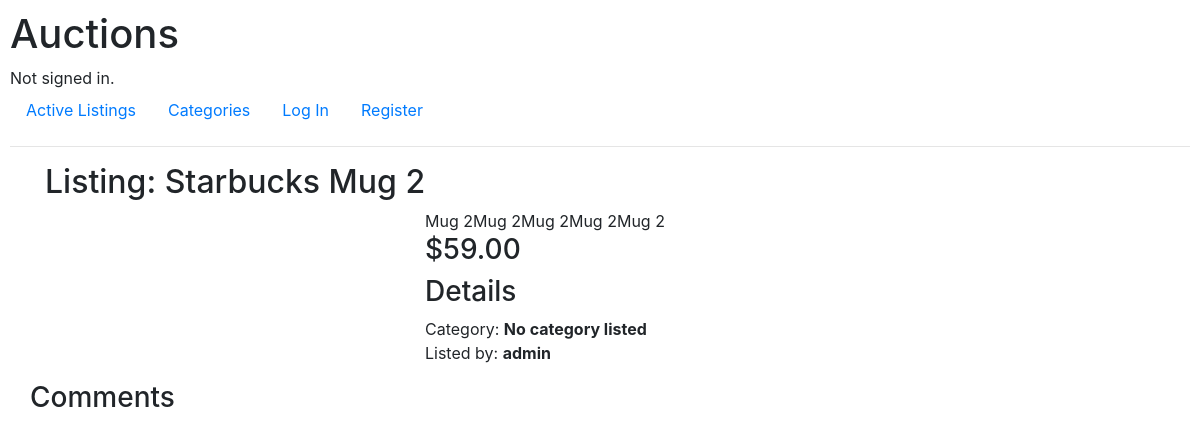
The app's page /listings/2, older data.
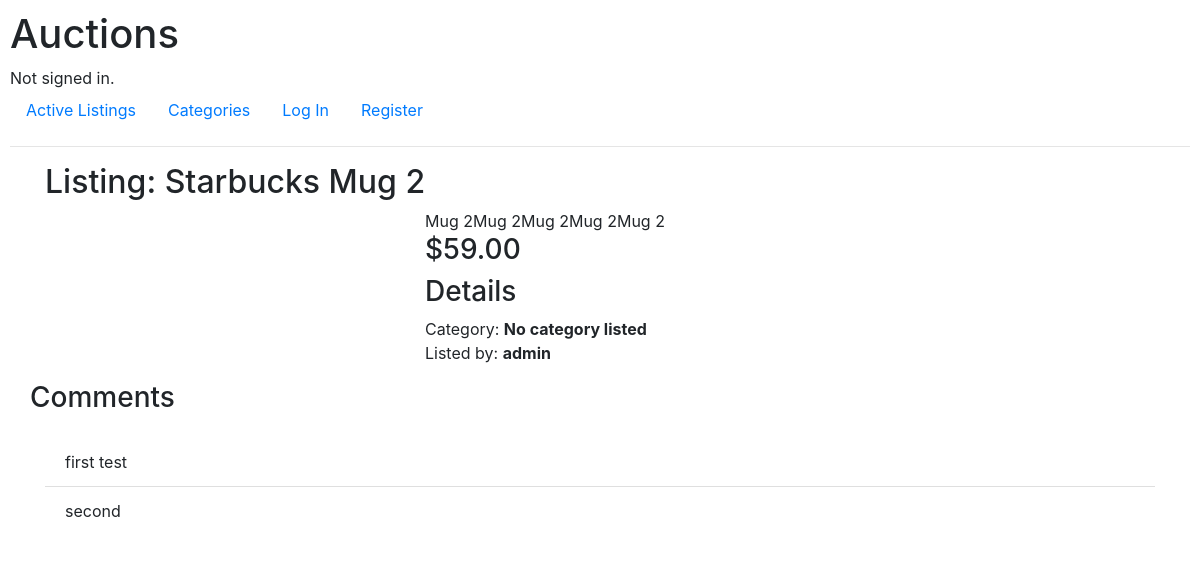
The same page, newer data.
### auctions/models.py (models this page shows, shortened)
class Comment(models.Model):
    comment = models.CharField(max_length=300)
    auction = models.ForeignKey(Listing, on_delete=models.CASCADE)

### auctions/views.py (the view)
# urls.py: path("listings/<int:listing_id>", views.listings, name="listings"),
def listings(request, listing_id):
    listing = Listing.objects.get(id=listing_id)
    max_bid = Bid.objects.filter(auction=listing_id).aggregate(Max('price'))
    price = max_bid['price__max'] or listing.price
    comments = Comment.objects.all().filter(auction=listing)
    watchlist = False
    winner_bidder = ''
    highst_bid = Bid.objects.filter(auction=listing_id)
    if highst_bid:
        winner_bidder = highst_bid.latest('id').user
    if request.user.is_authenticated:
        watchlist = Watchlist.objects.filter(auction=listing, user=request.user).exists()
    return render(request, "auctions/listing.html", {
        "listing": listing,
        "current_price": price,
        "comments": comments,
        "watchlist": watchlist,
        "winner_bidder": winner_bidder
    })

### auctions/templates/auctions/listing.html (shortened to what this page needs)
{% extends "auctions/layout.html" %}
{% block body %}
<div class="container">
    <h2>Listing: {{listing.name}}</h2>
    <div class="row">
        <div class="col-sm-4">
        </div>
        <div class="col-sm-8">
            <div>{{listing.description}}</div>
            <h3>${{current_price|stringformat:".2f"}}</h3>
            <div class="form-group">
                <div class="row">
                    <div class="col-sm-12">
                        <h3>Details</h3>
                        <div>Category: <strong>
                            {% if listing.category %}
                                {{ listing.category }}
                            {% else %}
                                No category listed
                            {% endif %}
                        </strong></div>
                        Listed by: <strong>{{listing.listed_by}}</strong>
                    </div>
                </div>
            </div>
        </div>
    </div>
    <div class="form-group row">
        <h3>Comments</h3>
    </div>
    <div class="form-group">
        <ul class="list-group list-group-flush">
            {% for comment in comments %}
            <li class="list-group-item">{{ comment.comment }}</li>
            {% endfor %}
        </ul>
    </div>
 </div>
{% endblock %}

Row changes from the older to the newer data that the page shows:
added Comment: comment "first test"
added Comment: comment "second"
